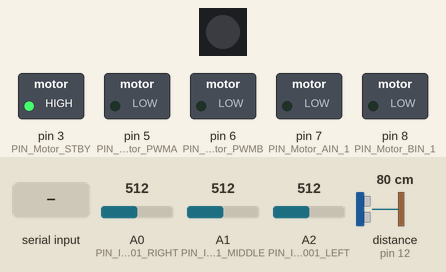
The sketch below on a simulated Arduino Uno, built with avr-gcc and run on an emulated ATmega328P. Shown: 1 RGB LEDs in strip order, left to right, switched loads named in the sketch (green lamp = pin HIGH). The test bench sets the inputs (shaded band); at power-on: A1 (PIN_ITR20001_MIDDLE) = 512, distance to the obstacle (sensor on pin 12) 80 cm, A0 (PIN_ITR20001_RIGHT) = 512, A2 (PIN_ITR20001_LEFT) = 512. The echo pulse lasts 58.3 µs per cm; dim RGB values are drawn brighter than linear; pins used as bus, display or sensor lines are not drawn; what the sketch prints to the serial monitor is not drawn.

Above: at 0.9 s.
1.0 s: "|" received over Serial
At 1.8 s:
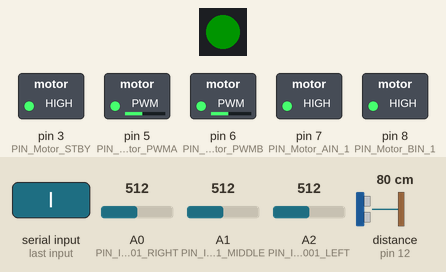
2.5 s: A1 (PIN_ITR20001_MIDDLE) set to 108
4.0 s: A1 (PIN_ITR20001_MIDDLE) set to 88
At 5.2 s:
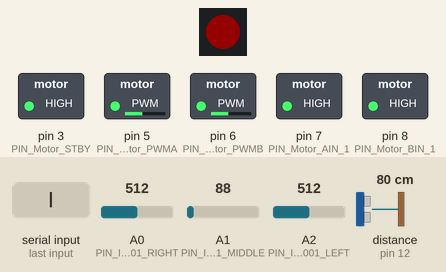
5.5 s: distance to the obstacle (sensor on pin 12) set to 13 cm
7.0 s: distance to the obstacle (sensor on pin 12) set to 10 cm
At 7.8 s:
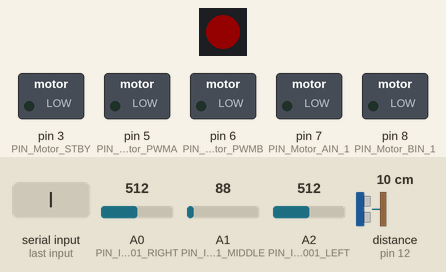
8.6 s: A1 (PIN_ITR20001_MIDDLE) set to 138
At 8.9 s:
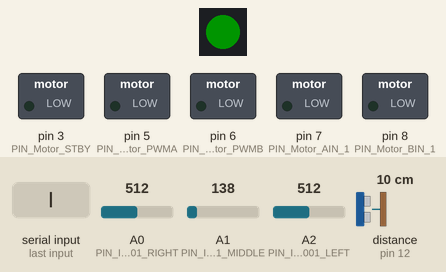
Timing chart, 0 to 11.1 s (numbered marks = the images above; inputs shaded):
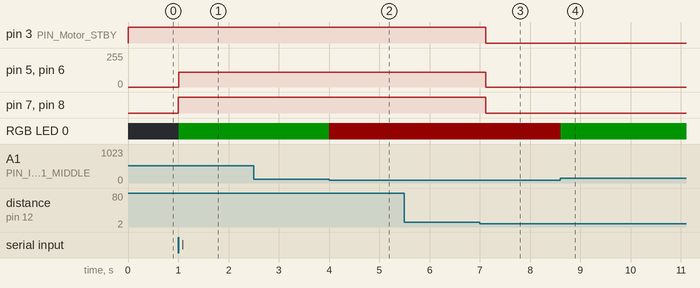

Measured:
- the behaviour switches between 100 and 99 on A1 (PIN_ITR20001_MIDDLE) (found by bisection; images 1 and 2)
- the behaviour switches between 12 and 11 cm on distance to the obstacle (sensor on pin 12) (found by bisection; images 2 and 3)
- after the input at 1.0 s, pin 5 (PIN_Motor_PWMA), pin 6 (PIN_Motor_PWMB): 0/255 → 110/255 at once; pin 7 (PIN_Motor_AIN_1), pin 8 (PIN_Motor_BIN_1): LOW → HIGH at once; RGB LED 0: off → RGB(0, 20, 0) at once
- after the input at 2.5 s, every drawn part: stays the same
- after the input at 4.0 s, RGB LED 0: RGB(0, 20, 0) → RGB(20, 0, 0) at once
- after the input at 5.5 s, every drawn part: stays the same
- after the input at 7.0 s, pin 3 (PIN_Motor_STBY), pin 7 (PIN_Motor_AIN_1), pin 8 (PIN_Motor_BIN_1): HIGH → LOW after 0.11 s; pin 5 (PIN_Motor_PWMA), pin 6 (PIN_Motor_PWMB): 110/255 → 0/255 after 0.11 s
- after the input at 8.6 s, RGB LED 0: RGB(20, 0, 0) → RGB(0, 20, 0) at once

The sketch:

follow_line.ino
```cpp
#include <Arduino_FreeRTOS.h>
#include "Messages.hpp"
#include "FastLED.h"

#define TRIG_PIN 13
#define ECHO_PIN 12
//Sensor Infra-rojo
#define PIN_ITR20001_LEFT   A2
#define PIN_ITR20001_MIDDLE A1
#define PIN_ITR20001_RIGHT  A0
// Enable/Disable motor control.
//  HIGH: motor control enabled
//  LOW: motor control disabled
#define PIN_Motor_STBY 3

// Group A Motors (Right Side)
// PIN_Motor_AIN_1: Digital output. HIGH: Forward, LOW: Backward
#define PIN_Motor_AIN_1 7
// PIN_Motor_PWMA: Analog output [0-255]. It provides speed.
#define PIN_Motor_PWMA 5

// Group B Motors (Left Side)
// PIN_Motor_BIN_1: Digital output. HIGH: Forward, LOW: Backward
#define PIN_Motor_BIN_1 8
// PIN_Motor_PWMB: Analog output [0-255]. It provides speed.
#define PIN_Motor_PWMB 6

#define HIGH_SPEED 175
#define MEDIUM_SPEED 160
#define PID_SPEED 110

#define PERIODIC_MOTORS 20
#define PERIODIC_INFRARRED 20
#define PERIODIC_ULTRASOUND 150

#define ULTRASOUND_THRESHOLD 10
#define PIN_RBGLED 4
#define NUM_LEDS 1

typedef enum {
  TURN_LEFT,
  TURN_SLIGHTLY_LEFT,
  STRAIGHT,
  TURN_SLIGHTLY_RIGHT,
  TURN_RIGHT,
  STOP
} directions;

Messages *send_msg = new Messages("Forocoches", "3");
CRGB leds[NUM_LEDS];
directions destination = 0;
directions last_destination = 0;
bool in_lap = true;
unsigned long start_time;
bool in_line = true;
bool search_line = false;
double total_lines_searched = 0;
double total_lines_lost = 0;

uint32_t Color(uint8_t r, uint8_t g, uint8_t b) {
  return (((uint32_t)r << 16) | ((uint32_t)g << 8) | b);
}


void stopMotors() {
  analogWrite(PIN_Motor_PWMA, 0);
  digitalWrite(PIN_Motor_AIN_1, LOW);

  analogWrite(PIN_Motor_PWMB, 0);
  digitalWrite(PIN_Motor_BIN_1, LOW);
}

static void Ultrasonido(void* pvParameters) {
  TickType_t xLastWakeTime, aux;
  int distance_cm = 0;

  while(1) {
    xLastWakeTime = xTaskGetTickCount();
    aux = xLastWakeTime;

    // generate 10-microsecond pulse to TRIG pin
    digitalWrite(TRIG_PIN, HIGH);
    delayMicroseconds(10);
    digitalWrite(TRIG_PIN, LOW);

    // measure duration of pulse from ECHO pin and calculate the distance
    distance_cm = 0.017 * pulseIn(ECHO_PIN, HIGH);

    if (distance_cm <= ULTRASOUND_THRESHOLD && in_lap) {
      destination = STOP;
      in_lap = false;
      Serial.print("2");
      Serial.print(distance_cm);
      Serial.print("}");
      Serial.print("1");
      Serial.print(millis() - start_time);
      Serial.print("}");
      Serial.print("8");
      Serial.print(((total_lines_searched - total_lines_lost) * 100)/
                     total_lines_searched);
      Serial.print("}");
    }

    xTaskDelayUntil(&xLastWakeTime, (PERIODIC_ULTRASOUND / portTICK_PERIOD_MS));

  }
}

#define MIN_THRESH 100
#define KP 0.50
#define KI 0
#define KD 0.6
//FUNCIONA CON KP= 0.5, MED_SPEED= 90
int motorSpeedR = 0;
int motorSpeedL = 0;
int middleCheck = 1;
int lastError = 0;
int middleLost = 0;

static void Infrarred(void* pvParameters) {
  TickType_t xLastWakeTime, aux;
  int irLeft, irMiddle, irRight, found_line;
  int sensorLeft, sensorRight;
  int direction, error, integral, derivative, pidOutput;

  if (destination == STOP) return;

  while(1) {
    xLastWakeTime = xTaskGetTickCount();
    aux = xLastWakeTime;

    irLeft = analogRead(PIN_ITR20001_LEFT);
    irMiddle = analogRead(PIN_ITR20001_MIDDLE);
    irRight = analogRead(PIN_ITR20001_RIGHT);

    found_line = 1;

    if (irMiddle < MIN_THRESH) {
      found_line = 0;
    } else {
      // Read sensor values (calibrated and mapped)
      sensorLeft = map(irLeft, 60, 900, 0, 255);
      sensorRight = map(irRight, 60, 900, 0, 255);

      // Calculate error
      direction = sensorLeft - sensorRight;
      error = sensorLeft - sensorRight;
      // Cuando no hay error, ir rapido recto
      // Cuando error derecha mas rapido izquierda y mas lento izquierda
      // Y viceversa
      // Update PID components
      integral = integral + error;
      derivative = error - lastError;

      // Calculate PID output
      pidOutput = KP * error + KI * integral + KD * derivative;

      // Adjust motor speeds
      if (direction > 0) {
        motorSpeedR = PID_SPEED + pidOutput;
        motorSpeedL = PID_SPEED - pidOutput;
      } else {
        motorSpeedR = PID_SPEED + pidOutput;
        motorSpeedL = PID_SPEED - pidOutput;
      }

      // Ensure motor speeds are within the valid range
      motorSpeedL= constrain(motorSpeedL, 0, 255);
      motorSpeedR = constrain(motorSpeedR, 0, 255);

      lastError = error;
    }

    if (found_line) {
      FastLED.showColor(Color(0, 255, 0));
      if (search_line) {
        Serial.print("6}");
        Serial.print("7}");
      }
      total_lines_searched++;
      in_line = true;
      search_line = false;
    } else {
      FastLED.showColor(Color(255, 0, 0));
      in_line = false;
      if (!in_line && !search_line) {
        Serial.print("3}");
        Serial.print("5}");
        search_line = true;
      }
      total_lines_lost++;
    }

    last_destination = destination;

    xTaskDelayUntil(&xLastWakeTime, (PERIODIC_INFRARRED / portTICK_PERIOD_MS));

  }
}

static void Motors(void * args) {
  TickType_t xLastWakeTime, aux;

  while(1) {
    xLastWakeTime = xTaskGetTickCount();
    aux = xLastWakeTime;

    if (destination == STOP) {
      stopMotors();
      digitalWrite(PIN_Motor_STBY, LOW);
    } else {
      analogWrite(PIN_Motor_PWMA, motorSpeedR);
      analogWrite(PIN_Motor_PWMB, motorSpeedL);

      digitalWrite(PIN_Motor_AIN_1, HIGH);
      digitalWrite(PIN_Motor_BIN_1, HIGH);
    }


    xTaskDelayUntil( &xLastWakeTime, ( PERIODIC_MOTORS / portTICK_PERIOD_MS ) );
  }

}

void setup() {
  // put your setup code here, to run once:
  Serial.begin(9600);

  // Set motor control pins as OUTPUT
  pinMode(PIN_Motor_STBY, OUTPUT);
  pinMode(PIN_Motor_AIN_1, OUTPUT);
  pinMode(PIN_Motor_PWMA, OUTPUT);
  pinMode(PIN_Motor_BIN_1, OUTPUT);
  pinMode(PIN_Motor_PWMB, OUTPUT);
  digitalWrite(PIN_Motor_STBY, HIGH);

  // configure the trigger pin to output mode
  pinMode(TRIG_PIN, OUTPUT);
  // configure the echo pin to input mode
  pinMode(ECHO_PIN, INPUT);

  // configure the IR sensors as input
  pinMode(PIN_ITR20001_LEFT, INPUT);
  pinMode(PIN_ITR20001_MIDDLE, INPUT);
  pinMode(PIN_ITR20001_RIGHT, INPUT);

  FastLED.addLeds<NEOPIXEL, PIN_RBGLED>(leds, NUM_LEDS);
  FastLED.setBrightness(20);

  send_msg->wait_connection();
  xTaskCreate(Motors, "Motors", 100, NULL, 4, NULL);
  xTaskCreate(Infrarred, "Infrarred", 100, NULL, 3, NULL);
  xTaskCreate(Ultrasonido, "Ultrasonido", 100, NULL, 2, NULL);

  Serial.print("0}");
  start_time = millis();
}

void loop() {}
```

Messages.cpp
```cpp
#include <Arduino.h>
#include "Messages.hpp"
#include <string.h>

#define MAX_MSG_LENGTH 128

// Cannot be less than 80 columns. So does not pass
#define MSG_BASE "{\"team_name\": \"%s\", \"id\": \"%s\", \"action\": \"%s\"}"
#define MSG_TIME "{\"team_name\": \"%s\", \"id\": \"%s\", \"action\": \"%s\", \"time\": %ld}"
#define MSG_DIST "{\"team_name\": \"%s\", \"id\": \"%s\", \"action\": \"%s\", \"distance\": %d}"
#define MSG_VAL "{\"team_name\": \"%s\", \"id\": \"%s\", \"action\": \"%s\", \"value\": %.2f}"

Messages::Messages(char _team_name[MAX_TEAM_STR_SIZE],
                   char _team_id[MAX_ID_STR_SIZE]) {
  strcpy(team_name,_team_name);
  strcpy(team_id,_team_id);
  queue_size = 0;
}

void Messages::wait_connection() {
  char c;
  while(1) {
      if (Serial.available()) {
        c = Serial.read();
        if (c == '|')  { // Wait for message
          break;
        }

      }
    }
}
```

Messages.hpp
```cpp
#define MAX_QUEUED_MSG 64
#define MAX_TEAM_STR_SIZE 64
#define MAX_ID_STR_SIZE 4

typedef enum {
    START_LAP = 0,
    END_LAP,
    OBSTACLE_DETECTED,
    LINE_LOST,
    PING,
    INIT_LINE_SEARCH,
    STOP_LINE_SEARCH,
    LINE_FOUND,
    VISIBLE_LINE
} msg_type;

typedef struct msg {
    msg_type type;
    union {
        int dst;
        float value;
    };
} msg;

class Messages {
public:
    Messages(char team_name[MAX_TEAM_STR_SIZE], char team_id[MAX_ID_STR_SIZE]);
    void wait_connection();

private:
    // Queue of messages
    msg queue[MAX_QUEUED_MSG];
    int queue_size;
    // Timer for the ping and for time since start
    unsigned long init_time;
    long last_ping;
    // Team name and id
    char team_name[MAX_TEAM_STR_SIZE];
    char team_id[MAX_ID_STR_SIZE];
};
```
